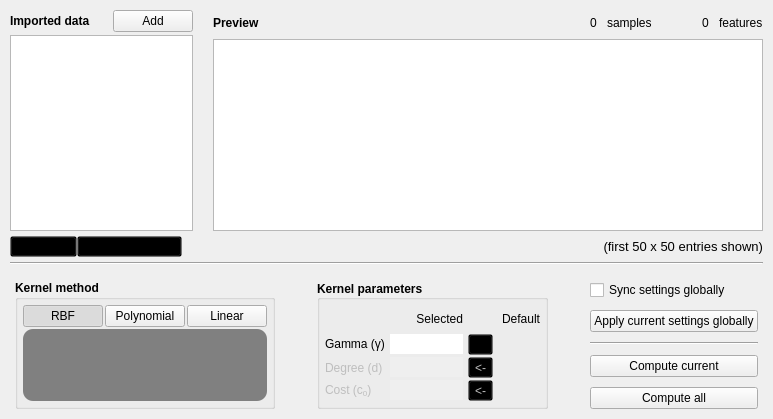
      <widget class="QWidget" name="raw_input_tab">
       <attribute name="title">
        <string>Input data</string>
       </attribute>
       <layout class="QVBoxLayout" name="verticalLayout_6" stretch="1,0,0,0">
        <property name="spacing">
         <number>5</number>
        </property>
        <property name="leftMargin">
         <number>10</number>
        </property>
        <property name="topMargin">
         <number>10</number>
        </property>
        <property name="rightMargin">
         <number>10</number>
        </property>
        <property name="bottomMargin">
         <number>10</number>
        </property>
        <item>
         <layout class="QHBoxLayout" name="raw_input_layout" stretch="1,3">
          <property name="spacing">
           <number>20</number>
          </property>
          <item>
           <layout class="QVBoxLayout" name="raw_input_list_layout" stretch="0,1">
            <property name="spacing">
             <number>3</number>
            </property>
            <item>
             <layout class="QHBoxLayout" name="raw_import_layout">
              <item>
               <widget class="QLabel" name="input_list_label">
                <property name="font">
                 <font>
                  <bold>true</bold>
                 </font>
                </property>
                <property name="locale">
                 <locale language="English" country="UnitedStates"/>
                </property>
                <property name="text">
                 <string>Imported data</string>
                </property>
               </widget>
              </item>
              <item>
               <spacer name="horizontalSpacer_6">
                <property name="orientation">
                 <enum>Qt::Orientation::Horizontal</enum>
                </property>
                <property name="sizeHint" stdset="0">
                 <size>
                  <width>40</width>
                  <height>20</height>
                 </size>
                </property>
               </spacer>
              </item>
              <item>
               <widget class="QPushButton" name="raw_add_data_btn">
                <property name="text">
                 <string>Add</string>
                </property>
               </widget>
              </item>
             </layout>
            </item>
            <item>
             <widget class="QListWidget" name="input_listwidget">
              <property name="editTriggers">
               <set>QAbstractItemView::EditTrigger::NoEditTriggers</set>
              </property>
              <property name="defaultDropAction">
               <enum>Qt::DropAction::CopyAction</enum>
              </property>
              <property name="selectionMode">
               <enum>QAbstractItemView::SelectionMode::SingleSelection</enum>
              </property>
              <property name="movement">
               <enum>QListView::Movement::Static</enum>
              </property>
              <property name="flow">
               <enum>QListView::Flow::TopToBottom</enum>
              </property>
              <property name="isWrapping" stdset="0">
               <bool>false</bool>
              </property>
              <property name="viewMode">
               <enum>QListView::ViewMode::ListMode</enum>
              </property>
             </widget>
            </item>
           </layout>
          </item>
          <item>
           <layout class="QVBoxLayout" name="input_table_layout" stretch="0,1">
            <property name="spacing">
             <number>3</number>
            </property>
            <item>
             <layout class="QHBoxLayout" name="input_counts_layout" stretch="1,0,0,0,0,0">
              <property name="spacing">
               <number>10</number>
              </property>
              <property name="topMargin">
               <number>3</number>
              </property>
              <property name="bottomMargin">
               <number>3</number>
              </property>
              <item>
               <widget class="QLabel" name="input_preview_label">
                <property name="font">
                 <font>
                  <bold>true</bold>
                 </font>
                </property>
                <property name="locale">
                 <locale language="English" country="UnitedStates"/>
                </property>
                <property name="text">
                 <string>Preview</string>
                </property>
               </widget>
              </item>
              <item>
               <widget class="QLabel" name="input_sample_count">
                <property name="text">
                 <string>0</string>
                </property>
               </widget>
              </item>
              <item>
               <widget class="QLabel" name="input_samples_label">
                <property name="text">
                 <string>samples</string>
                </property>
               </widget>
              </item>
              <item>
               <spacer name="horizontalSpacer_3">
                <property name="orientation">
                 <enum>Qt::Orientation::Horizontal</enum>
                </property>
                <property name="sizeHint" stdset="0">
                 <size>
                  <width>40</width>
                  <height>20</height>
                 </size>
                </property>
               </spacer>
              </item>
              <item>
               <widget class="QLabel" name="input_feature_count">
                <property name="text">
                 <string>0</string>
                </property>
               </widget>
              </item>
              <item>
               <widget class="QLabel" name="input_features_label">
                <property name="text">
                 <string>features</string>
                </property>
               </widget>
              </item>
             </layout>
            </item>
            <item>
             <widget class="QTableView" name="input_tableview">
              <property name="locale">
               <locale language="English" country="UnitedStates"/>
              </property>
              <property name="editTriggers">
               <set>QAbstractItemView::EditTrigger::NoEditTriggers</set>
              </property>
              <property name="selectionMode">
               <enum>QAbstractItemView::SelectionMode::NoSelection</enum>
              </property>
             </widget>
            </item>
           </layout>
          </item>
         </layout>
        </item>
        <item>
         <layout class="QHBoxLayout" name="icon_legend_layout">
          <property name="spacing">
           <number>0</number>
          </property>
          <item>
           <widget class="QToolButton" name="input_computed_legend_icon">
            <property name="styleSheet">
             <string notr="true">background: transparent;</string>
            </property>
            <property name="text">
             <string>computed</string>
            </property>
            <property name="icon">
             <iconset>
              <normalon>:/icons/kernel_ok.png</normalon>
             </iconset>
            </property>
            <property name="toolButtonStyle">
             <enum>Qt::ToolButtonStyle::ToolButtonTextBesideIcon</enum>
            </property>
           </widget>
          </item>
          <item>
           <widget class="QToolButton" name="input_changed_legend_icon">
            <property name="styleSheet">
             <string notr="true">background: transparent;</string>
            </property>
            <property name="text">
             <string>settings changed</string>
            </property>
            <property name="icon">
             <iconset>
              <normalon>:/icons/kernel_warn.png</normalon>
             </iconset>
            </property>
            <property name="toolButtonStyle">
             <enum>Qt::ToolButtonStyle::ToolButtonTextBesideIcon</enum>
            </property>
           </widget>
          </item>
          <item>
           <widget class="QLabel" name="input_preview_limits_label">
            <property name="font">
             <font>
              <pointsize>10</pointsize>
             </font>
            </property>
            <property name="text">
             <string>(first 50 x 50 entries shown)</string>
            </property>
            <property name="alignment">
             <set>Qt::AlignmentFlag::AlignRight|Qt::AlignmentFlag::AlignTrailing|Qt::AlignmentFlag::AlignVCenter</set>
            </property>
           </widget>
          </item>
         </layout>
        </item>
        <item>
         <widget class="Line" name="line">
          <property name="locale">
           <locale language="English" country="UnitedStates"/>
          </property>
          <property name="orientation">
           <enum>Qt::Orientation::Horizontal</enum>
          </property>
         </widget>
        </item>
        <item>
         <widget class="QFrame" name="kernel_settings_frame">
          <layout class="QHBoxLayout" name="kernel_settings_layout">
           <property name="spacing">
            <number>2</number>
           </property>
           <property name="leftMargin">
            <number>5</number>
           </property>
           <property name="topMargin">
            <number>10</number>
           </property>
           <property name="rightMargin">
            <number>5</number>
           </property>
           <property name="bottomMargin">
            <number>0</number>
           </property>
           <item>
            <widget class="QGroupBox" name="kernel_selection_layout">
             <property name="font">
              <font>
               <bold>true</bold>
              </font>
             </property>
             <property name="title">
              <string>Kernel method</string>
             </property>
             <layout class="QVBoxLayout" name="verticalLayout_2" stretch="0,0">
              <property name="spacing">
               <number>2</number>
              </property>
              <property name="leftMargin">
               <number>5</number>
              </property>
              <property name="topMargin">
               <number>5</number>
              </property>
              <property name="rightMargin">
               <number>5</number>
              </property>
              <property name="bottomMargin">
               <number>5</number>
              </property>
              <item>
               <layout class="QHBoxLayout" name="kernel_method_layout">
                <item>
                 <widget class="QPushButton" name="rbf_kernel_btn">
                  <property name="font">
                   <font>
                    <bold>false</bold>
                   </font>
                  </property>
                  <property name="locale">
                   <locale language="English" country="UnitedStates"/>
                  </property>
                  <property name="text">
                   <string>RBF</string>
                  </property>
                  <property name="checkable">
                   <bool>true</bool>
                  </property>
                  <property name="checked">
                   <bool>true</bool>
                  </property>
                  <attribute name="buttonGroup">
                   <string notr="true">kernel_button_group</string>
                  </attribute>
                 </widget>
                </item>
                <item>
                 <widget class="QPushButton" name="poly_kernel_btn">
                  <property name="font">
                   <font>
                    <bold>false</bold>
                   </font>
                  </property>
                  <property name="locale">
                   <locale language="English" country="UnitedStates"/>
                  </property>
                  <property name="text">
                   <string>Polynomial</string>
                  </property>
                  <property name="checkable">
                   <bool>true</bool>
                  </property>
                  <attribute name="buttonGroup">
                   <string notr="true">kernel_button_group</string>
                  </attribute>
                 </widget>
                </item>
                <item>
                 <widget class="QPushButton" name="linear_kernel_btn">
                  <property name="font">
                   <font>
                    <bold>false</bold>
                   </font>
                  </property>
                  <property name="locale">
                   <locale language="English" country="UnitedStates"/>
                  </property>
                  <property name="text">
                   <string>Linear</string>
                  </property>
                  <property name="checkable">
                   <bool>true</bool>
                  </property>
                  <attribute name="buttonGroup">
                   <string notr="true">kernel_button_group</string>
                  </attribute>
                 </widget>
                </item>
               </layout>
              </item>
              <item>
               <widget class="QWidget" name="kernel_function_widget" native="true">
                <property name="styleSheet">
                 <string notr="true">background: gray; border-radius: 10px;</string>
                </property>
                <layout class="QHBoxLayout" name="horizontalLayout">
                 <property name="spacing">
                  <number>0</number>
                 </property>
                 <property name="leftMargin">
                  <number>0</number>
                 </property>
                 <property name="topMargin">
                  <number>0</number>
                 </property>
                 <property name="rightMargin">
                  <number>0</number>
                 </property>
                 <property name="bottomMargin">
                  <number>0</number>
                 </property>
                 <item>
                  <widget class="QToolButton" name="kernel_function_preview">
                   <property name="enabled">
                    <bool>true</bool>
                   </property>
                   <property name="styleSheet">
                    <string notr="true">background: transparent;</string>
                   </property>
                   <property name="text">
                    <string/>
                   </property>
                   <property name="iconSize">
                    <size>
                     <width>220</width>
                     <height>20</height>
                    </size>
                   </property>
                  </widget>
                 </item>
                </layout>
               </widget>
              </item>
             </layout>
            </widget>
           </item>
           <item>
            <spacer name="horizontalSpacer_2">
             <property name="locale">
              <locale language="English" country="UnitedStates"/>
             </property>
             <property name="orientation">
              <enum>Qt::Orientation::Horizontal</enum>
             </property>
             <property name="sizeHint" stdset="0">
              <size>
               <width>40</width>
               <height>20</height>
              </size>
             </property>
            </spacer>
           </item>
           <item>
            <widget class="QGroupBox" name="kernel_params_layout">
             <property name="font">
              <font>
               <bold>true</bold>
              </font>
             </property>
             <property name="title">
              <string>Kernel parameters</string>
             </property>
             <property name="alignment">
              <set>Qt::AlignmentFlag::AlignLeading|Qt::AlignmentFlag::AlignLeft|Qt::AlignmentFlag::AlignVCenter</set>
             </property>
             <property name="flat">
              <bool>false</bool>
             </property>
             <layout class="QGridLayout" name="gridLayout" rowstretch="1,0,0,0" columnstretch="0,1,1" rowminimumheight="1,0,0,0" columnminimumwidth="0,1,1">
              <property name="leftMargin">
               <number>5</number>
              </property>
              <property name="topMargin">
               <number>5</number>
              </property>
              <property name="rightMargin">
               <number>5</number>
              </property>
              <property name="bottomMargin">
               <number>5</number>
              </property>
              <property name="horizontalSpacing">
               <number>5</number>
              </property>
              <property name="verticalSpacing">
               <number>2</number>
              </property>
              <item row="1" column="0">
               <widget class="QLabel" name="kernel_gamma_label">
                <property name="font">
                 <font>
                  <bold>false</bold>
                 </font>
                </property>
                <property name="locale">
                 <locale language="English" country="UnitedStates"/>
                </property>
                <property name="text">
                 <string>Gamma (&amp;gamma;)</string>
                </property>
                <property name="textFormat">
                 <enum>Qt::TextFormat::RichText</enum>
                </property>
               </widget>
              </item>
              <item row="3" column="2">
               <layout class="QHBoxLayout" name="default_cost_layout">
                <item>
                 <widget class="QToolButton" name="apply_default_cost_btn">
                  <property name="enabled">
                   <bool>false</bool>
                  </property>
                  <property name="font">
                   <font>
                    <bold>false</bold>
                   </font>
                  </property>
                  <property name="styleSheet">
                   <string notr="true">background: transparent;</string>
                  </property>
                  <property name="locale">
                   <locale language="English" country="UnitedStates"/>
                  </property>
                  <property name="text">
                   <string>&lt;-</string>
                  </property>
                  <property name="icon">
                   <iconset>
                    <normalon>:/icons/left_arrow.png</normalon>
                   </iconset>
                  </property>
                  <property name="iconSize">
                   <size>
                    <width>16</width>
                    <height>14</height>
                   </size>
                  </property>
                 </widget>
                </item>
                <item>
                 <widget class="QLabel" name="default_cost_value">
                  <property name="enabled">
                   <bool>false</bool>
                  </property>
                  <property name="font">
                   <font>
                    <bold>false</bold>
                   </font>
                  </property>
                  <property name="locale">
                   <locale language="English" country="UnitedStates"/>
                  </property>
                  <property name="text">
                   <string/>
                  </property>
                  <property name="alignment">
                   <set>Qt::AlignmentFlag::AlignRight|Qt::AlignmentFlag::AlignTrailing|Qt::AlignmentFlag::AlignVCenter</set>
                  </property>
                 </widget>
                </item>
               </layout>
              </item>
              <item row="0" column="1">
               <widget class="QLabel" name="selected_param_label">
                <property name="font">
                 <font>
                  <bold>false</bold>
                 </font>
                </property>
                <property name="locale">
                 <locale language="English" country="UnitedStates"/>
                </property>
                <property name="text">
                 <string>Selected</string>
                </property>
                <property name="alignment">
                 <set>Qt::AlignmentFlag::AlignRight|Qt::AlignmentFlag::AlignTrailing|Qt::AlignmentFlag::AlignVCenter</set>
                </property>
               </widget>
              </item>
              <item row="3" column="1">
               <widget class="QLineEdit" name="kernel_cost_edit">
                <property name="enabled">
                 <bool>false</bool>
                </property>
                <property name="font">
                 <font>
                  <bold>false</bold>
                 </font>
                </property>
                <property name="locale">
                 <locale language="English" country="UnitedStates"/>
                </property>
                <property name="text">
                 <string/>
                </property>
                <property name="maxLength">
                 <number>10</number>
                </property>
                <property name="frame">
                 <bool>false</bool>
                </property>
                <property name="alignment">
                 <set>Qt::AlignmentFlag::AlignRight|Qt::AlignmentFlag::AlignTrailing|Qt::AlignmentFlag::AlignVCenter</set>
                </property>
               </widget>
              </item>
              <item row="2" column="1">
               <widget class="QLineEdit" name="kernel_degree_edit">
                <property name="enabled">
                 <bool>false</bool>
                </property>
                <property name="font">
                 <font>
                  <bold>false</bold>
                 </font>
                </property>
                <property name="locale">
                 <locale language="English" country="UnitedStates"/>
                </property>
                <property name="text">
                 <string/>
                </property>
                <property name="maxLength">
                 <number>10</number>
                </property>
                <property name="frame">
                 <bool>false</bool>
                </property>
                <property name="alignment">
                 <set>Qt::AlignmentFlag::AlignRight|Qt::AlignmentFlag::AlignTrailing|Qt::AlignmentFlag::AlignVCenter</set>
                </property>
               </widget>
              </item>
              <item row="3" column="0">
               <widget class="QLabel" name="kernel_cost_label">
                <property name="enabled">
                 <bool>false</bool>
                </property>
                <property name="font">
                 <font>
                  <bold>false</bold>
                 </font>
                </property>
                <property name="locale">
                 <locale language="English" country="UnitedStates"/>
                </property>
                <property name="text">
                 <string>Cost (c&lt;sub&gt;0&lt;/sub&gt;)</string>
                </property>
                <property name="textFormat">
                 <enum>Qt::TextFormat::RichText</enum>
                </property>
               </widget>
              </item>
              <item row="1" column="2">
               <layout class="QHBoxLayout" name="default_gamma_layout">
                <item>
                 <widget class="QToolButton" name="apply_default_gamma_btn">
                  <property name="font">
                   <font>
                    <bold>false</bold>
                   </font>
                  </property>
                  <property name="styleSheet">
                   <string notr="true">background: transparent;</string>
                  </property>
                  <property name="locale">
                   <locale language="English" country="UnitedStates"/>
                  </property>
                  <property name="text">
                   <string>&lt;-</string>
                  </property>
                  <property name="icon">
                   <iconset>
                    <normalon>:/icons/left_arrow.png</normalon>
                   </iconset>
                  </property>
                  <property name="iconSize">
                   <size>
                    <width>16</width>
                    <height>14</height>
                   </size>
                  </property>
                 </widget>
                </item>
                <item>
                 <widget class="QLabel" name="default_gamma_value">
                  <property name="font">
                   <font>
                    <bold>false</bold>
                   </font>
                  </property>
                  <property name="locale">
                   <locale language="English" country="UnitedStates"/>
                  </property>
                  <property name="text">
                   <string/>
                  </property>
                  <property name="alignment">
                   <set>Qt::AlignmentFlag::AlignRight|Qt::AlignmentFlag::AlignTrailing|Qt::AlignmentFlag::AlignVCenter</set>
                  </property>
                 </widget>
                </item>
               </layout>
              </item>
              <item row="0" column="2">
               <widget class="QLabel" name="default_param_label">
                <property name="font">
                 <font>
                  <bold>false</bold>
                 </font>
                </property>
                <property name="locale">
                 <locale language="English" country="UnitedStates"/>
                </property>
                <property name="text">
                 <string>Default</string>
                </property>
                <property name="alignment">
                 <set>Qt::AlignmentFlag::AlignRight|Qt::AlignmentFlag::AlignTrailing|Qt::AlignmentFlag::AlignVCenter</set>
                </property>
               </widget>
              </item>
              <item row="2" column="0">
               <widget class="QLabel" name="kernel_degree_label">
                <property name="enabled">
                 <bool>false</bool>
                </property>
                <property name="font">
                 <font>
                  <bold>false</bold>
                 </font>
                </property>
                <property name="locale">
                 <locale language="English" country="UnitedStates"/>
                </property>
                <property name="text">
                 <string>Degree (d)</string>
                </property>
               </widget>
              </item>
              <item row="1" column="1">
               <widget class="QLineEdit" name="kernel_gamma_edit">
                <property name="font">
                 <font>
                  <bold>false</bold>
                 </font>
                </property>
                <property name="locale">
                 <locale language="English" country="UnitedStates"/>
                </property>
                <property name="text">
                 <string/>
                </property>
                <property name="maxLength">
                 <number>10</number>
                </property>
                <property name="frame">
                 <bool>false</bool>
                </property>
                <property name="alignment">
                 <set>Qt::AlignmentFlag::AlignRight|Qt::AlignmentFlag::AlignTrailing|Qt::AlignmentFlag::AlignVCenter</set>
                </property>
                <property name="clearButtonEnabled">
                 <bool>false</bool>
                </property>
               </widget>
              </item>
              <item row="2" column="2">
               <layout class="QHBoxLayout" name="default_degree_layout">
                <item>
                 <widget class="QToolButton" name="apply_default_degree_btn">
                  <property name="enabled">
                   <bool>false</bool>
                  </property>
                  <property name="font">
                   <font>
                    <bold>false</bold>
                   </font>
                  </property>
                  <property name="styleSheet">
                   <string notr="true">background: transparent;</string>
                  </property>
                  <property name="locale">
                   <locale language="English" country="UnitedStates"/>
                  </property>
                  <property name="text">
                   <string>&lt;-</string>
                  </property>
                  <property name="icon">
                   <iconset>
                    <normalon>:/icons/left_arrow.png</normalon>
                   </iconset>
                  </property>
                  <property name="iconSize">
                   <size>
                    <width>16</width>
                    <height>14</height>
                   </size>
                  </property>
                 </widget>
                </item>
                <item>
                 <widget class="QLabel" name="default_degree_value">
                  <property name="enabled">
                   <bool>false</bool>
                  </property>
                  <property name="font">
                   <font>
                    <bold>false</bold>
                   </font>
                  </property>
                  <property name="locale">
                   <locale language="English" country="UnitedStates"/>
                  </property>
                  <property name="text">
                   <string/>
                  </property>
                  <property name="alignment">
                   <set>Qt::AlignmentFlag::AlignRight|Qt::AlignmentFlag::AlignTrailing|Qt::AlignmentFlag::AlignVCenter</set>
                  </property>
                 </widget>
                </item>
               </layout>
              </item>
             </layout>
            </widget>
           </item>
           <item>
            <spacer name="horizontalSpacer">
             <property name="locale">
              <locale language="English" country="UnitedStates"/>
             </property>
             <property name="orientation">
              <enum>Qt::Orientation::Horizontal</enum>
             </property>
             <property name="sizeHint" stdset="0">
              <size>
               <width>40</width>
               <height>20</height>
              </size>
             </property>
            </spacer>
           </item>
           <item>
            <layout class="QVBoxLayout" name="kernel_settings_actions_layout">
             <property name="spacing">
              <number>10</number>
             </property>
             <item>
              <widget class="QCheckBox" name="kernel_settings_sync_check">
               <property name="text">
                <string>Sync settings globally</string>
               </property>
              </widget>
             </item>
             <item>
              <widget class="QPushButton" name="apply_settings_globally_btn">
               <property name="locale">
                <locale language="English" country="UnitedStates"/>
               </property>
               <property name="text">
                <string>Apply current settings globally</string>
               </property>
              </widget>
             </item>
             <item>
              <widget class="Line" name="line_2">
               <property name="orientation">
                <enum>Qt::Orientation::Horizontal</enum>
               </property>
              </widget>
             </item>
             <item>
              <widget class="QPushButton" name="compute_current_btn">
               <property name="text">
                <string>Compute current</string>
               </property>
              </widget>
             </item>
             <item>
              <widget class="QPushButton" name="compute_all_btn">
               <property name="font">
                <font>
                 <bold>false</bold>
                </font>
               </property>
               <property name="text">
                <string>Compute all</string>
               </property>
              </widget>
             </item>
            </layout>
           </item>
          </layout>
         </widget>
        </item>
       </layout>
      </widget>
